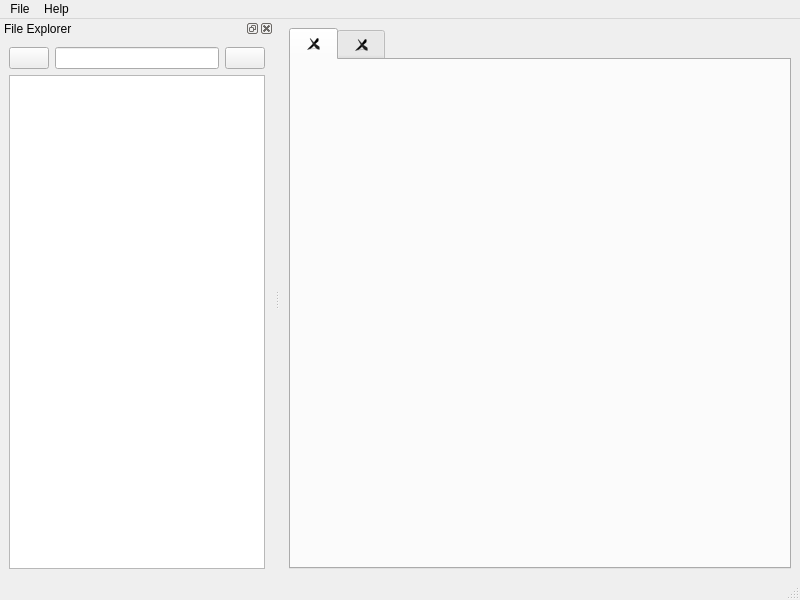
<?xml version="1.0" encoding="UTF-8"?>
<ui version="4.0">
 <class>MainWindow</class>
 <widget class="QMainWindow" name="MainWindow">
  <property name="geometry">
   <rect>
    <x>0</x>
    <y>0</y>
    <width>800</width>
    <height>600</height>
   </rect>
  </property>
  <property name="windowTitle">
   <string>MainWindow</string>
  </property>
  <widget class="QWidget" name="centralwidget">
   <layout class="QVBoxLayout" name="verticalLayout_2">
    <item>
     <widget class="QTabWidget" name="tabViewers">
      <property name="tabShape">
       <enum>QTabWidget::TabShape::Rounded</enum>
      </property>
      <property name="currentIndex">
       <number>0</number>
      </property>
      <property name="elideMode">
       <enum>Qt::TextElideMode::ElideNone</enum>
      </property>
      <property name="documentMode">
       <bool>false</bool>
      </property>
      <property name="tabsClosable">
       <bool>true</bool>
      </property>
      <property name="movable">
       <bool>true</bool>
      </property>
      <property name="tabBarAutoHide">
       <bool>false</bool>
      </property>
      <widget class="QWidget" name="stackedViewersPage1">
       <attribute name="title">
        <string/>
       </attribute>
      </widget>
      <widget class="QWidget" name="stackedViewersPage2">
       <attribute name="title">
        <string/>
       </attribute>
      </widget>
     </widget>
    </item>
   </layout>
  </widget>
  <widget class="QMenuBar" name="menubar">
   <property name="geometry">
    <rect>
     <x>0</x>
     <y>0</y>
     <width>800</width>
     <height>33</height>
    </rect>
   </property>
   <widget class="QMenu" name="menuFile">
    <property name="title">
     <string>File</string>
    </property>
    <property name="separatorsCollapsible">
     <bool>false</bool>
    </property>
    <addaction name="actionOpen_File"/>
    <addaction name="actionOpen_Folder"/>
    <addaction name="separator"/>
    <addaction name="actionFile_Explorer"/>
    <addaction name="separator"/>
    <addaction name="actionExit"/>
   </widget>
   <widget class="QMenu" name="menuHelp">
    <property name="title">
     <string>Help</string>
    </property>
    <addaction name="actionInfo"/>
   </widget>
   <addaction name="menuFile"/>
   <addaction name="menuHelp"/>
  </widget>
  <widget class="QStatusBar" name="statusbar"/>
  <widget class="QDockWidget" name="fileDockWidget">
   <property name="windowTitle">
    <string>File Explorer</string>
   </property>
   <attribute name="dockWidgetArea">
    <number>1</number>
   </attribute>
   <widget class="QWidget" name="dockWidgetContents">
    <layout class="QVBoxLayout" name="verticalLayout">
     <item>
      <layout class="QHBoxLayout" name="horizontalLayout">
       <item>
        <widget class="QPushButton" name="btnUpFolder">
         <property name="toolTip">
          <string>Go Up</string>
         </property>
         <property name="text">
          <string/>
         </property>
         <property name="icon">
          <iconset theme="go-up"/>
         </property>
        </widget>
       </item>
       <item>
        <widget class="QLineEdit" name="pathLineEdit">
         <property name="readOnly">
          <bool>true</bool>
         </property>
        </widget>
       </item>
       <item>
        <widget class="QPushButton" name="btnOpenFolder">
         <property name="toolTip">
          <string>Open Folder</string>
         </property>
         <property name="text">
          <string/>
         </property>
         <property name="icon">
          <iconset theme="folder-open"/>
         </property>
        </widget>
       </item>
      </layout>
     </item>
     <item>
      <widget class="QTreeView" name="fileTreeView">
       <attribute name="headerShowSortIndicator" stdset="0">
        <bool>false</bool>
       </attribute>
      </widget>
     </item>
    </layout>
   </widget>
  </widget>
  <action name="actionOpen_Folder">
   <property name="icon">
    <iconset theme="folder-open"/>
   </property>
   <property name="text">
    <string>Open Folder</string>
   </property>
   <property name="iconText">
    <string>Open Folder</string>
   </property>
   <property name="toolTip">
    <string>Open Folder</string>
   </property>
  </action>
  <action name="actionExit">
   <property name="icon">
    <iconset theme="system-shutdown"/>
   </property>
   <property name="text">
    <string>Exit</string>
   </property>
  </action>
  <action name="actionInfo">
   <property name="icon">
    <iconset theme="help-about"/>
   </property>
   <property name="text">
    <string>About</string>
   </property>
  </action>
  <action name="actionOpen_File">
   <property name="icon">
    <iconset theme="document-open"/>
   </property>
   <property name="text">
    <string>Open File</string>
   </property>
  </action>
  <action name="actionFile_Explorer">
   <property name="icon">
    <iconset theme="system-file-manager"/>
   </property>
   <property name="text">
    <string>File Explorer</string>
   </property>
  </action>
 </widget>
 <resources/>
 <connections/>
</ui>
